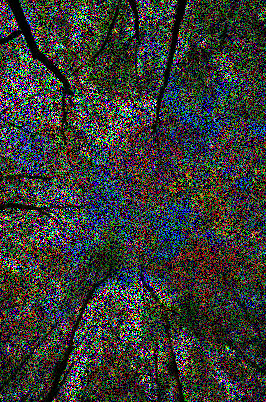
#> input picture data/C.png, 266 x 402 px; its folder holds 4 pictures in this run
$ python PR16.py   (Python 2 division)   (older library calls are emulated)
#> lines starting #> are read from the running program, lines starting #| are printed output that depends on the picture
import numpy as np
from scipy.misc import imread, imresize, imsave
import scipy.stats as stats
import matplotlib.pyplot as plt
import h5py

normpdf = stats.norm.pdf
norm = np.linalg.norm
pinv = np.linalg.pinv
dot = np.dot
t = np.transpose
mulpdf = stats.multivariate_normal

# A:(408, 306)
# B:(372, 299, 3)
# C:(402, 266, 3)
# adjust based on 10
# https://docs.scipy.org/doc/scipy/reference/generated/scipy.stats.multivariate_normal.html#scipy.stats.multivariate_normal
# http://blog.csdn.net/pipisorry/article/details/49515215

def im2double(im): #transform the value of RBG to ratio(float)
    info = np.iinfo(im.dtype)
    return im.astype(np.double) / info.max

def imwrite(im, filename):
    img = np.copy(im)
    img = img.squeeze()
    if img.dtype==np.double:
        #img = np.array(img*255, dtype=np.uint8)
        img = img * np.iinfo(np.uint8).max
        img = img.astype(np.uint8)
    imsave(filename, img)


samples = {'C':0.6}
for testName, noiseRatio in samples.iteritems():

    corrImg = im2double(imread('data/'+testName+'.png'))

    if len(corrImg.shape) == 2:
        corrImg = corrImg[:, :, np.newaxis]
    rows, cols, channels = corrImg.shape
#> rows = 402; cols = 266; channels = 3

    noiseMask = np.array(corrImg!=0, dtype='double') # restore the moiseMask
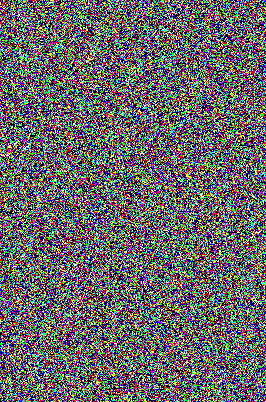
#> noiseMask: shape (402, 266, 3) float64; mean of channels 0, 1, 2 0.398, 0.398, 0.398; drawn as R, G, B

    ## standardize the corrupted image
    minX = np.min(corrImg)
#> minX = 0
    maxX = np.max(corrImg)
#> maxX = 1
    corrImg = (corrImg - minX)/(maxX-minX) # adjust the value of element to the ratio of the orignal ratio based on max ratio

    ## ======================learn the coefficents in regression function======================
    # In this section, we use gaussian kernels as the basis functions. And we
    # do regression analysis each row at a time.
    rowside=16
    colside=16
    myrow=rowside*2+1
    mycol=colside*2+1

    funRowNum = 16
    funColNum = 16
    basisNum = funRowNum*funColNum+1 # number of basis functions

    sigma = [[0.01, 0],
             [0, 0.01]]  # standard deviation
    sigma = (basisNum-1) * [sigma]
    Phi_sigma = np.array(sigma)# set the standard deviation to the same value for brevity basisNum*2*2

    rowarray = np.linspace(1, myrow, funRowNum + 1) / myrow
    colarray = np.linspace(1, mycol, funColNum + 1) / mycol
    Phi_mu = np.zeros((funRowNum, funColNum, 2))

    for i in xrange(0, funRowNum):
        for j in xrange(0, funColNum):
            Phi_mu[i,j] = [rowarray[i], colarray[j]] # mean value of each basis function, divide 1 into baisiNum parts, each ele is the upper-value

    Phi_mu = Phi_mu.reshape((funRowNum*funColNum,2))
    resImg = np.copy(corrImg)
    print "Phi_mu: ",Phi_mu.shape
    print "Phi_sigma: ",Phi_sigma.shape

    ## use pixel index as the independent variable in the regression function
    x=np.zeros((myrow,mycol,2))
    for i in xrange(0,myrow):
        for j in xrange(0,mycol):
            x[i,j]=[(1.0*i)/(myrow-1),(1.0*j)/(mycol-1)] # divide 1 into clos-1 parts, and each element stand for the vlaue of segmentation
    x = x.reshape((myrow*mycol,2))
    print "x: ",x.shape

    myposition=np.array([(1.0*rowside)/(myrow-1),(1.0*colside)/(mycol-1)])

    mypdf=[]
    mypdf.append(None)
    for couf in xrange(1,basisNum):
        mypdf.append(mulpdf(Phi_mu[couf - 1], Phi_sigma[couf - 1]))


    for i in xrange(0,rows):
        for j in xrange(0,cols):
            for k in xrange(0,channels):
                if corrImg[(i,j,k)]!=0:
                    continue
                else:
                    feild=np.zeros((myrow,mycol))
                    # [4 lines of commented-out code are left out]
                    for cour in xrange(-rowside,rowside+1):
                        for couc in xrange(-colside,colside+1):
                            if( 0<=(i+cour)<rows and 0<=(j+couc)<cols):
                                feild[rowside+cour,colside+couc]=corrImg[i+cour,j+couc,k]

                    misMat = feild == 0
                    misNum = sum(sum(misMat))
                    ddMat = feild > 0
                    ddMat=ddMat.flatten()
                    ddNum = sum(ddMat)

                    ## compute the coefficients
                    phi = np.hstack((np.ones((ddNum, 1)), np.zeros((ddNum, basisNum - 1))))  # the dimension is the normal pixel * number of function
                    for couf in range(1, basisNum):  # 1-49
#> (the run stopped early here; a loop or call above may not have finished)
